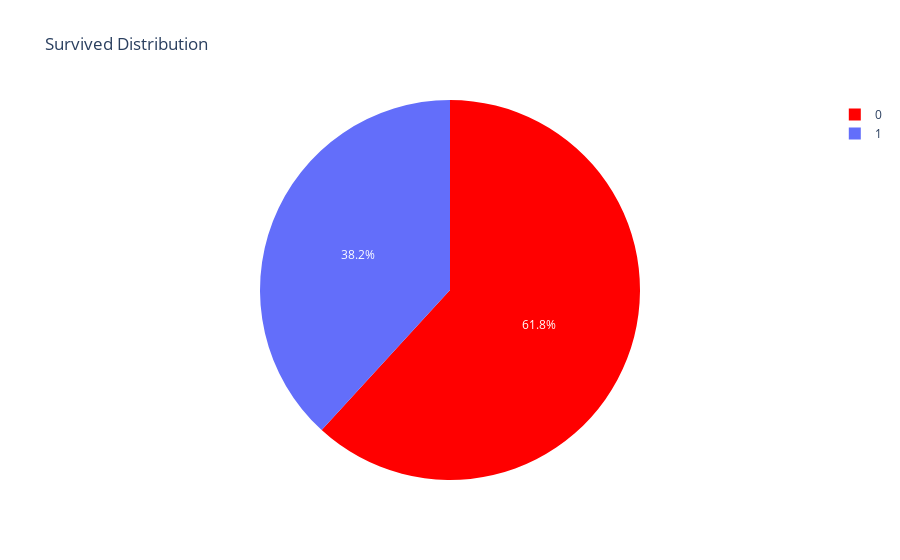

The code cell stored with this chart in its notebook:
### Code cell
fig = go.Figure(data = data,layout = layout)
iplot(fig)

### Figure 1 — Plotly figure (JSON) as saved in the notebook; plotly's stock layout.template omitted (floating-point values rounded to 4 significant figures)
{"data": [{"hoverinfo": "value", "labels": [0, 1], "marker": {"colors": ["red"]}, "type": "pie", "values": [809, 500]}], "layout": {"title": {"text": "Survived Distribution"}}}
